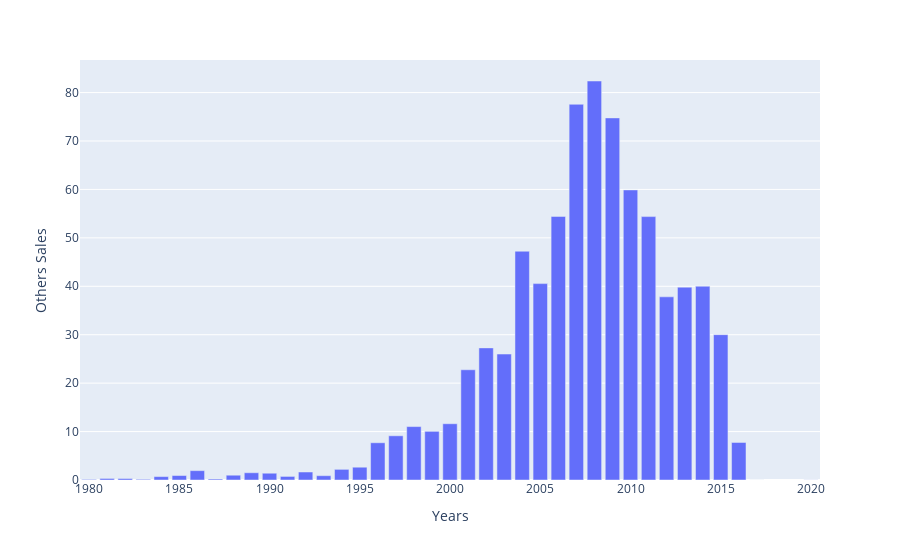

Write notebook code for a chart like this one.
### Code cell
unique_year = df['Year'].sort_values()
unique_year = unique_year.unique()
dict = {}
for i in unique_year:
    data = df[df['Year'] == i]
    dict[i] = data['Other_Sales'].sum()
    
px.bar(x=dict.keys(), y=dict.values(), labels={"x": "Years", "y": "Others Sales"})

### Figure 1 — Plotly figure (JSON) as saved in the notebook; plotly's stock layout.template omitted (floating-point values rounded to 4 significant figures)
{"data": [{"alignmentgroup": "True", "hovertemplate": "Years=%{x}<br>Others Sales=%{y}<extra></extra>", "legendgroup": "", "marker": {"color": "#636efa", "pattern": {"shape": ""}}, "name": "", "offsetgroup": "", "orientation": "v", "showlegend": false, "textposition": "auto", "type": "bar", "x": ["1980-01-01T00:00:00", "1981-01-01T00:00:00", "1982-01-01T00:00:00", "1983-01-01T00:00:00", "1984-01-01T00:00:00", "1985-01-01T00:00:00", "1986-01-01T00:00:00", "1987-01-01T00:00:00", "1988-01-01T00:00:00", "1989-01-01T00:00:00", "1990-01-01T00:00:00", "1991-01-01T00:00:00", "1992-01-01T00:00:00", "1993-01-01T00:00:00", "1994-01-01T00:00:00", "1995-01-01T00:00:00", "1996-01-01T00:00:00", "1997-01-01T00:00:00", "1998-01-01T00:00:00", "1999-01-01T00:00:00", "2000-01-01T00:00:00", "2001-01-01T00:00:00", "2002-01-01T00:00:00", "2003-01-01T00:00:00", "2004-01-01T00:00:00", "2005-01-01T00:00:00", "2006-01-01T00:00:00", "2007-01-01T00:00:00", "2008-01-01T00:00:00", "2009-01-01T00:00:00", "2010-01-01T00:00:00", "2011-01-01T00:00:00", "2012-01-01T00:00:00", "2013-01-01T00:00:00", "2014-01-01T00:00:00", "2015-01-01T00:00:00", "2016-01-01T00:00:00", "2017-01-01T00:00:00", "2020-01-01T00:00:00"], "xaxis": "x", "y": [0.12, 0.32, 0.31, 0.14, 0.7, 0.92, 1.93, 0.2, 0.99, 1.5, 1.4, 0.74, 1.65, 0.89, 2.2, 2.64, 7.69, 9.13, 11.03, 10.05, 11.62, 22.76, 27.28, 26.01, 47.24, 40.55, 54.43, 77.58, 82.39, 74.77, 59.9, 54.39, 37.82, 39.82, 40.02, 30.01, 7.75, 0, 0.02], "yaxis": "y"}], "layout": {"barmode": "relative", "legend": {"tracegroupgap": 0}, "margin": {"t": 60}, "xaxis": {"anchor": "y", "domain": [0, 1], "title": {"text": "Years"}}, "yaxis": {"anchor": "x", "domain": [0, 1], "title": {"text": "Others Sales"}}}}
